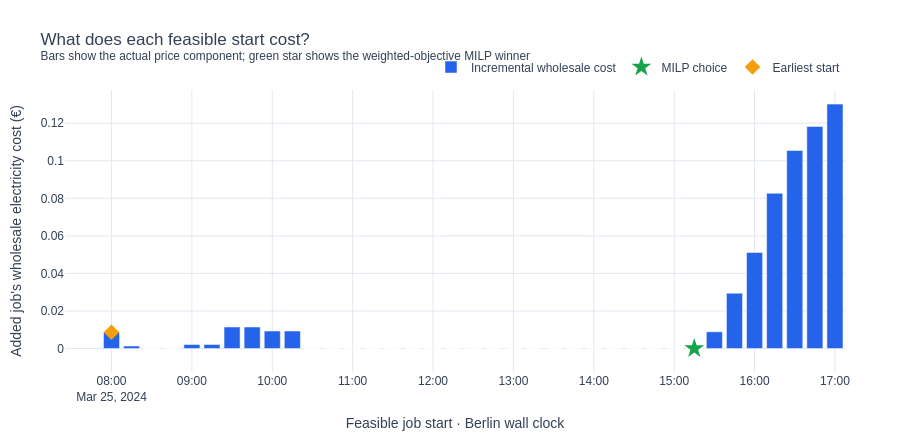
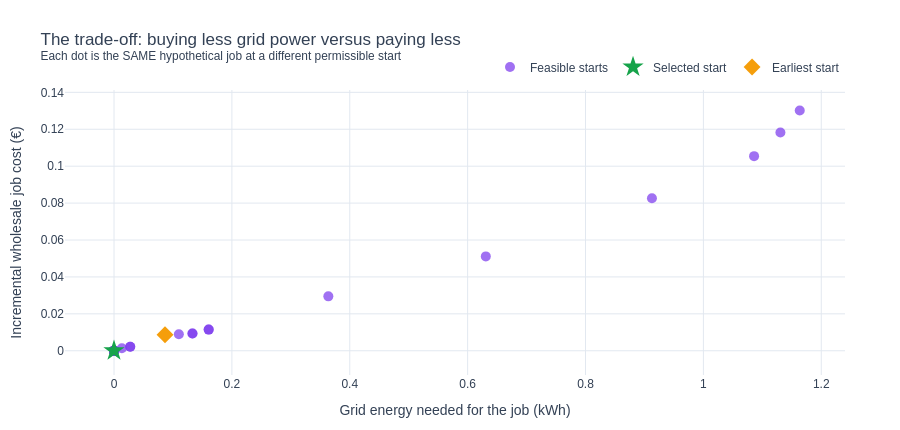

Source (notebook cell) for these figures, in order:
### Markdown cell above
### ❓ 8. Why did the optimizer choose that hour?

See how the price of starting the *same job* changes over the candidate hours. When there is enough PV power available behind the assumed shared connection, less electricity must be bought from the grid. The cheapest wholesale start and the lowest-grid-energy start need not be identical when the **cost–carbon preference** is nonzero.

### Code cell
shown = candidates.loc[candidates.Feasible].copy()
fig = go.Figure()
fig.add_trace(go.Bar(x=shown.Start, y=shown.Wholesale_cost_EUR, name="Incremental wholesale cost",
    marker_color=[GREEN if idx == best_idx else BLUE for idx in shown.index],
    hovertemplate="Start: %{x|%H:%M}<br>Cost: €%{y:.4f}<extra></extra>"))
fig.add_trace(go.Scatter(x=[chosen.Start], y=[chosen.Wholesale_cost_EUR], name="MILP choice",
    mode="markers", marker=dict(color=GREEN, size=15, symbol="star")))
fig.add_trace(go.Scatter(x=[first_feasible.Start], y=[first_feasible.Wholesale_cost_EUR],
    name="Earliest start", mode="markers", marker=dict(color=ORANGE,size=12,symbol="diamond")))
fig.update_xaxes(title="Feasible job start · Berlin wall clock")
fig.update_yaxes(title="Added job's wholesale electricity cost (€)")
polish(fig, "What does each feasible start cost?",
       "Bars show the actual price component; green star shows the weighted-objective MILP winner", height=440)

fig = go.Figure()
fig.add_trace(go.Scatter(x=shown.Grid_kWh, y=shown.Wholesale_cost_EUR,
    mode="markers", name="Feasible starts",
    marker=dict(color=PURPLE,size=10,opacity=.72),
    text=shown.Clock, hovertemplate="Start %{text}<br>Grid: %{x:.3f} kWh<br>Cost: €%{y:.4f}<extra></extra>"))
fig.add_trace(go.Scatter(x=[chosen.Grid_kWh], y=[chosen.Wholesale_cost_EUR],
    mode="markers", name="Selected start", marker=dict(color=GREEN,size=16,symbol="star")))
fig.add_trace(go.Scatter(x=[first_feasible.Grid_kWh], y=[first_feasible.Wholesale_cost_EUR],
    mode="markers", name="Earliest start", marker=dict(color=ORANGE,size=13,symbol="diamond")))
fig.update_xaxes(title="Grid energy needed for the job (kWh)")
fig.update_yaxes(title="Incremental wholesale job cost (€)")
polish(fig, "The trade-off: buying less grid power versus paying less",
       "Each dot is the SAME hypothetical job at a different permissible start", height=430)

report("A start with more solar cover can reduce grid imports. A start with cheaper grid prices can "
       "lower the bill even if imports are greater. The cost-only winner is "
       f"**{price_only.Start:%H:%M}**, while the model with the declared environmental preference "
       f"chooses **{chosen.Start:%H:%M}**. We do not convert this static carbon proxy into "
       "a claim of avoided hourly emissions.")

### Figure 1 — Plotly figure (JSON) as saved in the notebook; plotly's stock layout.template omitted (floating-point values rounded to 4 significant figures)
{"data": [{"hovertemplate": "Start: %{x|%H:%M}<br>Cost: €%{y:.4f}<extra></extra>", "marker": {"color": ["#2563eb", "#2563eb", "#2563eb", "#2563eb", "#2563eb", "#2563eb", "#2563eb", "#2563eb", "#2563eb", "#2563eb", "#2563eb", "#2563eb", "#2563eb", "#2563eb", "#2563eb", "#2563eb", "#2563eb", "#2563eb", "#2563eb", "#2563eb", "#2563eb", "#2563eb", "#2563eb", "#2563eb", "#2563eb", "#2563eb", "#2563eb", "#2563eb", "#2563eb", "#16a34a", "#2563eb", "#2563eb", "#2563eb", "#2563eb", "#2563eb", "#2563eb", "#2563eb"]}, "name": "Incremental wholesale cost", "type": "bar", "x": ["2024-03-25T08:00:00.000", "2024-03-25T08:15:00.000", "2024-03-25T08:30:00.000", "2024-03-25T08:45:00.000", "2024-03-25T09:00:00.000", "2024-03-25T09:15:00.000", "2024-03-25T09:30:00.000", "2024-03-25T09:45:00.000", "2024-03-25T10:00:00.000", "2024-03-25T10:15:00.000", "2024-03-25T10:30:00.000", "2024-03-25T10:45:00.000", "2024-03-25T11:00:00.000", "2024-03-25T11:15:00.000", "2024-03-25T11:30:00.000", "2024-03-25T11:45:00.000", "2024-03-25T12:00:00.000", "2024-03-25T12:15:00.000", "2024-03-25T12:30:00.000", "2024-03-25T12:45:00.000", "2024-03-25T13:00:00.000", "2024-03-25T13:15:00.000", "2024-03-25T13:30:00.000", "2024-03-25T13:45:00.000", "2024-03-25T14:00:00.000", "2024-03-25T14:15:00.000", "2024-03-25T14:30:00.000", "2024-03-25T14:45:00.000", "2024-03-25T15:00:00.000", "2024-03-25T15:15:00.000", "2024-03-25T15:30:00.000", "2024-03-25T15:45:00.000", "2024-03-25T16:00:00.000", "2024-03-25T16:15:00.000", "2024-03-25T16:30:00.000", "2024-03-25T16:45:00.000", "2024-03-25T17:00:00.000"], "y": [0.008629, 0.001334, 0.0, 0.0, 0.002133, 0.002133, 0.01146, 0.01146, 0.009324, 0.009324, 0.0, 0.0, 0.0, 0.0, 0.0, 0.0, 0.0, 0.0, 0.0, 0.0, 0.0, 0.0, 0.0, 0.0, 0.0, 0.0, 0.0, 0.0, 0.0, 0.0, 0.008918, 0.02948, 0.05113, 0.08267, 0.1054, 0.1183, 0.1302]}, {"marker": {"color": "#16a34a", "size": 15, "symbol": "star"}, "mode": "markers", "name": "MILP choice", "type": "scatter", "x": ["2024-03-25T15:15:00"], "y": [0]}, {"marker": {"color": "#f59e0b", "size": 12, "symbol": "diamond"}, "mode": "markers", "name": "Earliest start", "type": "scatter", "x": ["2024-03-25T08:00:00"], "y": [0.008629]}], "layout": {"font": {"color": "#334155", "family": "Arial,sans-serif", "size": 12}, "height": 440, "hovermode": "x unified", "legend": {"orientation": "h", "x": 1, "xanchor": "right", "y": 1.03, "yanchor": "bottom"}, "margin": {"b": 55, "l": 65, "r": 55, "t": 90}, "paper_bgcolor": "white", "plot_bgcolor": "white", "title": {"text": "What does each feasible start cost?<br><sup>Bars show the actual price component; green star shows the weighted-objective MILP winner</sup>", "x": 0.045}, "xaxis": {"gridcolor": "#e2e8f0", "showgrid": true, "title": {"text": "Feasible job start · Berlin wall clock"}, "zeroline": false}, "yaxis": {"gridcolor": "#e2e8f0", "showgrid": true, "title": {"text": "Added job's wholesale electricity cost (€)"}, "zeroline": false}}}

### Figure 2 — Plotly figure (JSON) as saved in the notebook; plotly's stock layout.template omitted (floating-point values rounded to 4 significant figures)
{"data": [{"hovertemplate": "Start %{text}<br>Grid: %{x:.3f} kWh<br>Cost: €%{y:.4f}<extra></extra>", "marker": {"color": "#7c3aed", "opacity": 0.72, "size": 10}, "mode": "markers", "name": "Feasible starts", "text": ["08:00", "08:15", "08:30", "08:45", "09:00", "09:15", "09:30", "09:45", "10:00", "10:15", "10:30", "10:45", "11:00", "11:15", "11:30", "11:45", "12:00", "12:15", "12:30", "12:45", "13:00", "13:15", "13:30", "13:45", "14:00", "14:15", "14:30", "14:45", "15:00", "15:15", "15:30", "15:45", "16:00", "16:15", "16:30", "16:45", "17:00"], "type": "scatter", "x": [0.08657, 0.01338, 0.0, 0.0, 0.02755, 0.02755, 0.1607, 0.1607, 0.1331, 0.1331, 0.0, 0.0, 0.0, 0.0, 0.0, 0.0, 0.0, 0.0, 0.0, 0.0, 0.0, 0.0, 0.0, 0.0, 0.0, 0.0, 0.0, 0.0, 0.0, 0.0, 0.11, 0.3637, 0.6309, 0.9127, 1.086, 1.131, 1.164], "y": [0.008629, 0.001334, 0.0, 0.0, 0.002133, 0.002133, 0.01146, 0.01146, 0.009324, 0.009324, 0.0, 0.0, 0.0, 0.0, 0.0, 0.0, 0.0, 0.0, 0.0, 0.0, 0.0, 0.0, 0.0, 0.0, 0.0, 0.0, 0.0, 0.0, 0.0, 0.0, 0.008918, 0.02948, 0.05113, 0.08267, 0.1054, 0.1183, 0.1302]}, {"marker": {"color": "#16a34a", "size": 16, "symbol": "star"}, "mode": "markers", "name": "Selected start", "type": "scatter", "x": [0], "y": [0]}, {"marker": {"color": "#f59e0b", "size": 13, "symbol": "diamond"}, "mode": "markers", "name": "Earliest start", "type": "scatter", "x": [0.08657], "y": [0.008629]}], "layout": {"font": {"color": "#334155", "family": "Arial,sans-serif", "size": 12}, "height": 430, "hovermode": "x unified", "legend": {"orientation": "h", "x": 1, "xanchor": "right", "y": 1.03, "yanchor": "bottom"}, "margin": {"b": 55, "l": 65, "r": 55, "t": 90}, "paper_bgcolor": "white", "plot_bgcolor": "white", "title": {"text": "The trade-off: buying less grid power versus paying less<br><sup>Each dot is the SAME hypothetical job at a different permissible start</sup>", "x": 0.045}, "xaxis": {"gridcolor": "#e2e8f0", "showgrid": true, "title": {"text": "Grid energy needed for the job (kWh)"}, "zeroline": false}, "yaxis": {"gridcolor": "#e2e8f0", "showgrid": true, "title": {"text": "Incremental wholesale job cost (€)"}, "zeroline": false}}}
